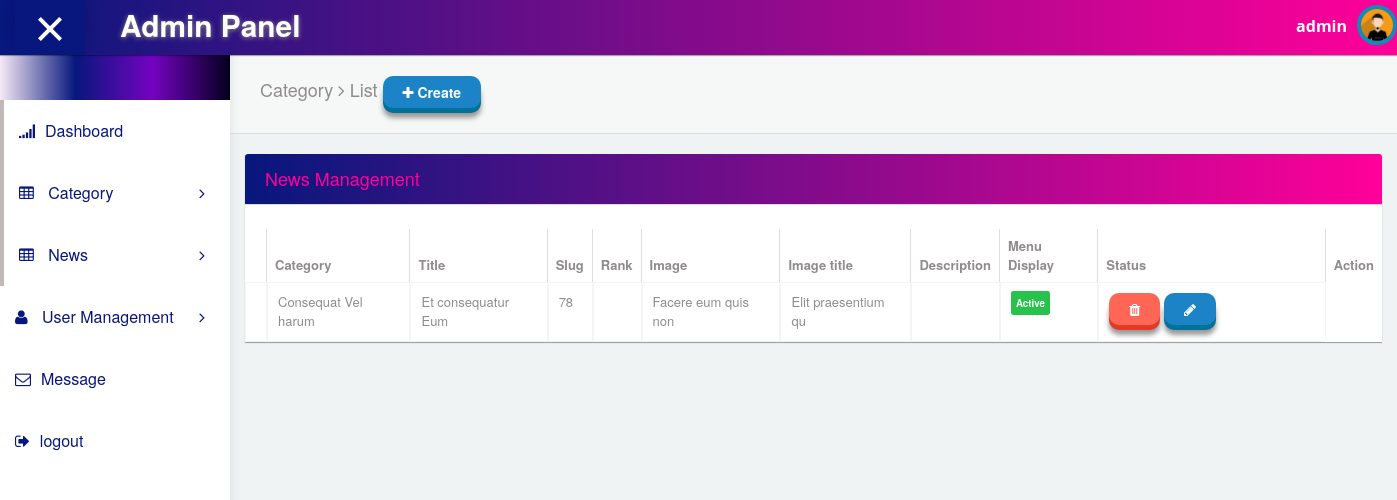
The app's page /backend/crud/news/list (signed in), older data.
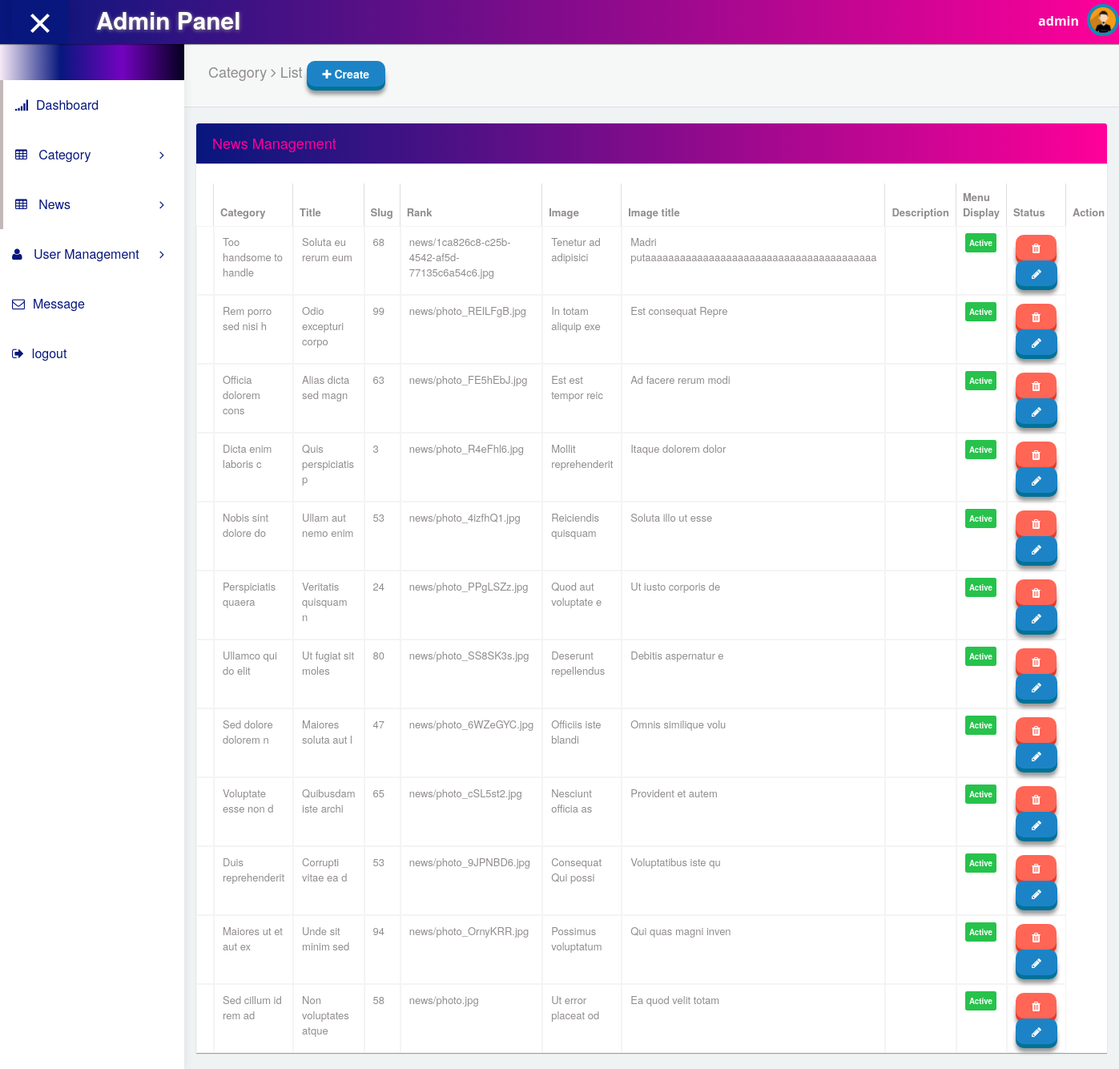
The same page, newer data.
### newsportal/models.py (models this page shows, shortened)
class News(models.Model):
    title = models.CharField(max_length=100)
    slug = models.CharField(max_length=100, unique=True)
    rank = models.IntegerField(default=1)
    status = models.BooleanField(default=True)
    image = models.ImageField(upload_to='news/', null=True, blank=True)
    image_title = models.CharField(max_length=100)
    view_count = models.IntegerField(default=0, null=True, blank=True)
    main_news = models.BooleanField(default=True)
    slider_key = models.BooleanField(default=True)
    category = models.ForeignKey(Category, on_delete=models.CASCADE)
    description = models.TextField(null=True, blank=True)
    created_date = models.DateTimeField(auto_now=True)
    updated_date = models.DateTimeField(auto_now=True)
    created_by = models.CharField(max_length=100)
    updated_by = models.CharField(max_length=100)
    class Meta:
        db_table = 'news'

### newsportal/views.py (the view)
# urls.py: path('news/list', views.list_news, name='list_news'),
@login_required(login_url='signin')
def list_news(request):
    data = News.objects.all()[::-1]
    context = {
        'newses': data
    }
    return render(request, 'backend/news/list.html', context)

### templates/backend/news/list.html (shortened to what this page needs)
{% extends "backend/master/master.html" %}
{% block content %}
<div id="content">
        <div class="panel box-shadow-none content-header">
          <div class="panel-body">
            <div class="col-md-12">
                <h4 class="animated fadeInLeft">
                    Category <span class="fa-angle-right fa"></span> List
                    <a href="{% url 'create_news' %}" class="btn btn-3d btn-primary"><span class="fa fa-plus"></span> Create</a>
                </h4>
            </div>
          </div>
        </div>
        <div class="form-element">
          <div class="col-md-12 padding-0">
            <div class="col-md-12">
              <div class="panel form-element-padding">
                <div class="panel-heading">
                 <h4>News Management</h4>
                </div>
                <br/>
                    <table class="table table-bordered" id="list_table">
                        <thead>
                          <tr>
                            <th></th>
                            <th>Category</th>
                            <th>Title</th>
                            <th>Slug</th>
                            <th>Rank</th>
                              <th>Image</th>
                              <th>Image title</th>
                              <th>Description</th>
                            <th>Menu Display</th>
                            <th>Status</th>
                            <th>Action</th>
                          </tr>
                        </thead>
                     <tbody>
                          {%for news in newses %}
                          <tr>
                            <td>{{news.Category}}</td>
                            <td>{{news.title}}</td>
                            <td>{{news.slug}}</td>
                            <td>{{news.rank}}</td>
                              <td>{{news.image}}</td>
                              <td>{{news.image_title}}</td>
                              <td>{{news.description}}</td>
                            <td>{{news.menu_display}}</td>
                            <td>
                              {%if news.status == 1 %}
                              <span class="label label-success">Active</span>
                              {% else %}
                              <span class="label label-warning">De Active</span>
                              {% endif %}
                            </td>
                            <td width="20%">
                              <a href="" class="btn btn-3d btn-danger" data-toggle="modal" data-target="#myModal_{{news.id}}"><i class="fa fa-trash"></i></a>
                              <a href="{% url 'edit_news'  news.id %}" class="btn btn-3d btn-primary"><i class="fa fa-pencil"></i></a>
                            </td>
                          </tr>
                          {% endfor %}
                        </tbody>
                       </table>
              </div>
            </div>
          </div>
      </div>
    </div>
{% endblock %}

Row changes from the older to the newer data that the page shows:
removed News: title "Consequat Vel harum", slug "Et consequatur Eum", rank "78", image_title "Facere eum quis non", description "Elit praesentium qu", status "Active"
added News: title "Too handsome to handle", slug "Soluta eu rerum eum", rank "68", image "news/1ca826c8-c25b-4542-af5d-77135c6a54c6.jpg", image_title "Tenetur ad adipisici", description "Madri putaaaaaaaaaaaaaaaaaaaaaaaaaaaaaaaaaaaaaaaa", status "Active"
added News: title "Rem porro sed nisi h", slug "Odio excepturi corpo", rank "99", image "news/photo_RElLFgB.jpg", image_title "In totam aliquip exe", description "Est consequat Repre", status "Active"
added News: title "Officia dolorem cons", slug "Alias dicta sed magn", rank "63", image "news/photo_FE5hEbJ.jpg", image_title "Est est tempor reic", description "Ad facere rerum modi", status "Active"
added News: title "Dicta enim laboris c", slug "Quis perspiciatis p", rank "3", image "news/photo_R4eFhl6.jpg", image_title "Mollit reprehenderit", description "Itaque dolorem dolor", status "Active"
added News: title "Nobis sint dolore do", slug "Ullam aut nemo enim", rank "53", image "news/photo_4izfhQ1.jpg", image_title "Reiciendis quisquam", description "Soluta illo ut esse", status "Active"
added News: title "Perspiciatis quaera", slug "Veritatis quisquam n", rank "24", image "news/photo_PPgLSZz.jpg", image_title "Quod aut voluptate e", description "Ut iusto corporis de", status "Active"
added News: title "Ullamco qui do elit", slug "Ut fugiat sit moles", rank "80", image "news/photo_SS8SK3s.jpg", image_title "Deserunt repellendus", description "Debitis aspernatur e", status "Active"
added News: title "Sed dolore dolorem n", slug "Maiores soluta aut l", rank "47", image "news/photo_6WZeGYC.jpg", image_title "Officiis iste blandi", description "Omnis similique volu", status "Active"
added News: title "Voluptate esse non d", slug "Quibusdam iste archi", rank "65", image "news/photo_cSL5st2.jpg", image_title "Nesciunt officia as", description "Provident et autem", status "Active"
added News: title "Duis reprehenderit", slug "Corrupti vitae ea d", rank "53", image "news/photo_9JPNBD6.jpg", image_title "Consequat Qui possi", description "Voluptatibus iste qu", status "Active"
added News: title "Maiores ut et aut ex", slug "Unde sit minim sed", rank "94", image "news/photo_OrnyKRR.jpg", image_title "Possimus voluptatum", description "Qui quas magni inven", status "Active"
added News: title "Sed cillum id rem ad", slug "Non voluptates atque", rank "58", image "news/photo.jpg", image_title "Ut error placeat od", description "Ea quod velit totam", status "Active"
